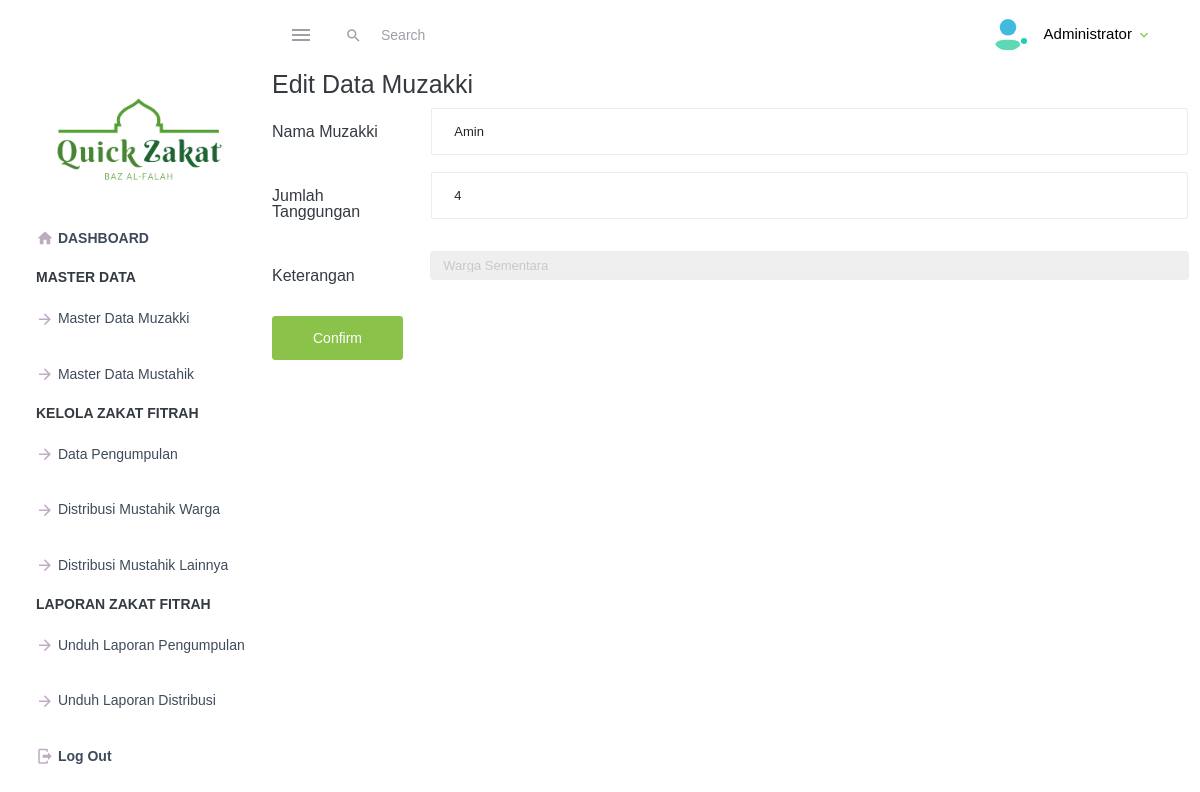
Page /edit_muzakki.php?id_muzakki=4 on the committed database.
### tables this page shows
CREATE TABLE `muzakki` (
  `id_muzakki` int(11) NOT NULL,
  `nama_muzakki` varchar(50) NOT NULL,
  `jumlah_tanggungan` int(20) NOT NULL,
  `keterangan` varchar(1000) NOT NULL,
  `status` varchar(20) DEFAULT NULL
);

### edit_muzakki.php (the view, shortened to what this page needs)
<?php
$id = $_REQUEST['id_muzakki'];
include('koneksi.php');
$muzakki = mysqli_query($koneksi, "SELECT * FROM muzakki where id_muzakki = $id");
$muzakki = mysqli_fetch_array($muzakki);
?>
<?php include('header.php'); ?>
<div class="container-fluid">
    <h1 class="h3 mb-2 text-gray-800">Edit Data Muzakki</h1>
    <form method="POST" action="emuzakki.php">
        <div class="row mb-3">
            <label for="inputEmail3" class="col-sm-2 col-form-label">Nama Muzakki</label>
            <div class="col-sm-10">
                <input type="text" value="<?= $muzakki['nama_muzakki']; ?>" class="form-control" id="inputText3" name="nama_muzakki">
            </div>
        </div>
        <div class="row mb-3">
            <label for="inputPassword3" class="col-sm-2 col-form-label">Jumlah Tanggungan</label>
            <div class="col-sm-10">
                <input type="text" class="form-control" value="<?= $muzakki['jumlah_tanggungan']; ?>" id="inputText3" name="jumlah_tanggungan">
            </div>
        </div>
        <div class="row mb-3">
            <label for="inputSelect" class="col-sm-2 col-form-label">Keterangan</label>
            <div class="col-sm-10">
                <select class="form-control" aria-label=".form-select-lg example" id="inputSelect" name="keterangan">
                    <?php if ($muzakki['keterangan'] == "Warga Tetap") : ?>
                        <option value="Warga Tetap" selected>Warga Tetap</option>
                        <option value="Warga Sementara">Warga Sementara</option>
                    <?php else : ?>
                        <option value="Warga Sementara" selected>Warga Sementara</option>
                    <?php endif; ?>
                </select>
            </div>
        </div>
        <button type="submit" class="btn btn-primary">Confirm</button>
    </form>
</div>

### rows in the picture
muzakki: nama_muzakki "Amin", jumlah_tanggungan "4", keterangan "Warga Sementara"
